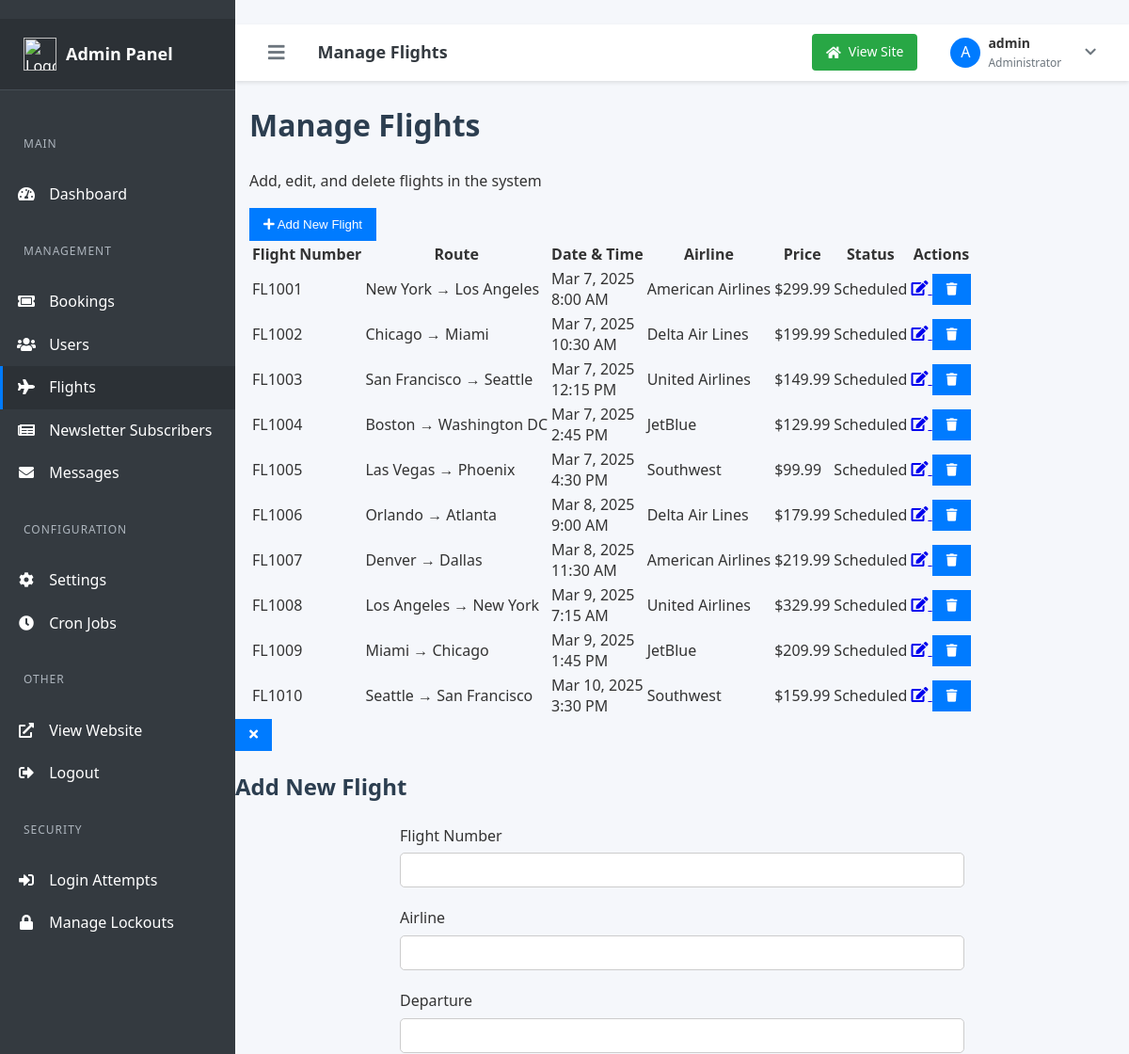
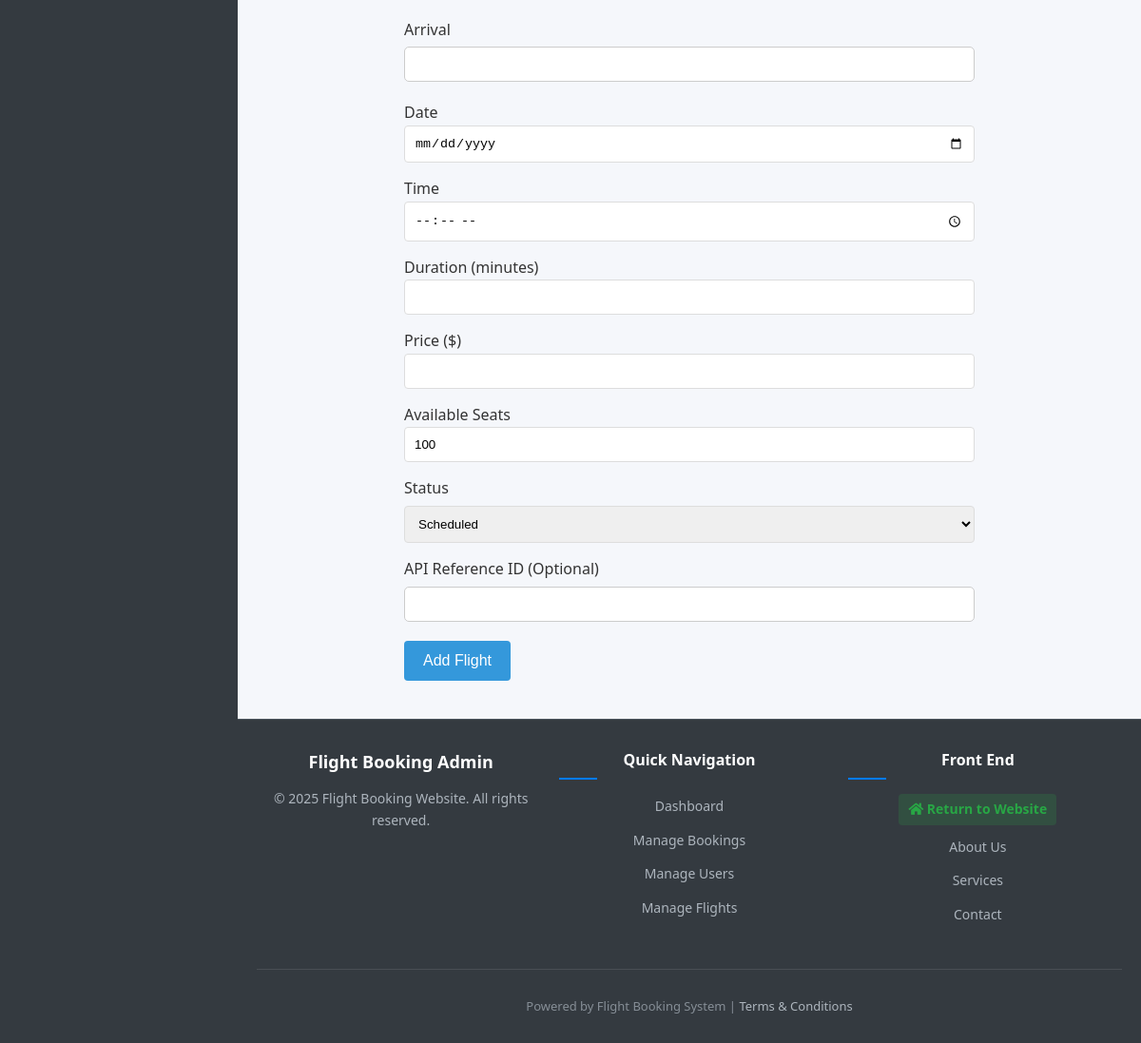
The page /admin/flights.php (signed in) on the database its author committed (2 pictures, top to bottom).
### tables this page shows
CREATE TABLE flights (
    id INT AUTO_INCREMENT PRIMARY KEY,
    flight_number VARCHAR(20) NOT NULL,
    flight_api VARCHAR(255) NULL COMMENT 'Flight ID from the API provider',
    departure VARCHAR(100) NOT NULL,
    arrival VARCHAR(100) NOT NULL,
    date DATE NOT NULL,
    time TIME NOT NULL,
    duration INT NOT NULL DEFAULT 0 COMMENT 'Duration in minutes',
    price DECIMAL(10, 2) NOT NULL,
    available_seats INT NOT NULL DEFAULT 100,
    airline VARCHAR(100) NULL,
    departure_gate VARCHAR(10) NULL,
    arrival_gate VARCHAR(10) NULL,
    departure_terminal VARCHAR(10) NULL,
    arrival_terminal VARCHAR(10) NULL,
    status VARCHAR(20) DEFAULT 'scheduled',
    created_at TIMESTAMP DEFAULT CURRENT_TIMESTAMP,
    updated_at TIMESTAMP DEFAULT CURRENT_TIMESTAMP ON UPDATE CURRENT_TIMESTAMP,
    UNIQUE KEY (flight_number, date)
);

### inc/functions.php (called while the page is built, shortened)
<?php
function getAllFlights() {
    global $pdo;
    $stmt = $pdo->query("SELECT * FROM flights ORDER BY date, time");
    return $stmt->fetchAll(PDO::FETCH_ASSOC);
}
?>

### admin/flights.php (the view, shortened to what this page needs)
<?php
require_once '../inc/db.php';
require_once '../inc/functions.php';
$flights = getAllFlights();
include 'includes/header.php';
?>
<div class="container mx-auto px-4 py-6">
    <div class="mb-6 flex justify-between items-center">
        <div>
            <h1 class="text-2xl font-bold text-gray-800 mb-2">Manage Flights</h1>
            <p class="text-gray-600">Add, edit, and delete flights in the system</p>
        </div>
        <button id="showAddFlightModal" class="px-4 py-2 bg-blue-600 text-white rounded-md hover:bg-blue-700 transition-colors flex items-center">
            <i class="fas fa-plus mr-2"></i> Add New Flight
        </button>
    </div>
    <div class="bg-white rounded-lg shadow-sm border border-gray-200 overflow-hidden">
        <div class="overflow-x-auto">
            <table class="min-w-full divide-y divide-gray-200">
                <thead class="bg-gray-50">
                    <tr>
                        <th scope="col" class="px-6 py-3 text-left text-xs font-medium text-gray-500 uppercase tracking-wider">Flight Number</th>
                        <th scope="col" class="px-6 py-3 text-left text-xs font-medium text-gray-500 uppercase tracking-wider">Route</th>
                        <th scope="col" class="px-6 py-3 text-left text-xs font-medium text-gray-500 uppercase tracking-wider">Date & Time</th>
                        <th scope="col" class="px-6 py-3 text-left text-xs font-medium text-gray-500 uppercase tracking-wider">Airline</th>
                        <th scope="col" class="px-6 py-3 text-left text-xs font-medium text-gray-500 uppercase tracking-wider">Price</th>
                        <th scope="col" class="px-6 py-3 text-left text-xs font-medium text-gray-500 uppercase tracking-wider">Status</th>
                        <th scope="col" class="px-6 py-3 text-left text-xs font-medium text-gray-500 uppercase tracking-wider">Actions</th>
                    </tr>
                </thead>
                <tbody class="bg-white divide-y divide-gray-200">
                    <?php if (empty($flights)): ?>
                        <tr>
                            <td colspan="7" class="px-6 py-4 text-center text-gray-500">No flights found.</td>
                        </tr>
                    <?php else: ?>
                        <?php foreach ($flights as $flight): ?>
                            <tr class="hover:bg-gray-50">
                                <td class="px-6 py-4 whitespace-nowrap font-medium text-gray-900">
                                    <?= htmlspecialchars($flight['flight_number']) ?>
                                </td>
                                <td class="px-6 py-4 whitespace-nowrap">
                                    <div class="text-sm text-gray-900"><?= htmlspecialchars($flight['departure']) ?> → <?= htmlspecialchars($flight['arrival']) ?></div>
                                </td>
                                <td class="px-6 py-4 whitespace-nowrap">
                                    <div class="text-sm text-gray-900"><?= date('M j, Y', strtotime($flight['date'])) ?></div>
                                    <div class="text-sm text-gray-500"><?= date('g:i A', strtotime($flight['time'])) ?></div>
                                </td>
                                <td class="px-6 py-4 whitespace-nowrap text-sm text-gray-500">
                                    <?= htmlspecialchars($flight['airline']) ?>
                                </td>
                                <td class="px-6 py-4 whitespace-nowrap text-sm font-medium text-gray-900">
                                    $<?= number_format($flight['price'], 2) ?>
                                </td>
                                <td class="px-6 py-4 whitespace-nowrap">
                                    <span class="px-2 py-1 inline-flex text-xs leading-5 font-semibold rounded-full
                                        <?php if ($flight['status'] === 'scheduled'): ?>
                                            bg-green-100 text-green-800
                                        <?php elseif ($flight['status'] === 'delayed'): ?>
                                            bg-yellow-100 text-yellow-800
                                        <?php elseif ($flight['status'] === 'cancelled'): ?>
                                            bg-red-100 text-red-800
                                        <?php else: ?>
                                            bg-gray-100 text-gray-800
                                        <?php endif; ?>">
                                        <?= ucfirst(htmlspecialchars($flight['status'])) ?>
                                    </span>
                                </td>
                                <td class="px-6 py-4 whitespace-nowrap text-sm font-medium">
                                    <div class="flex space-x-2">
                                        <a href="edit-flight.php?id=<?= $flight['id'] ?>" class="text-blue-600 hover:text-blue-900" title="Edit Flight">
                                            <i class="fas fa-edit"></i>
                                        </a>
                                        <button onclick="confirmDeleteFlight(<?= $flight['id'] ?>, '<?= htmlspecialchars($flight['flight_number']) ?>')" class="text-red-600 hover:text-red-900" title="Delete Flight">
                                            <i class="fas fa-trash"></i>
                                        </button>
                                    </div>
                                </td>
                            </tr>
                        <?php endforeach; ?>
                    <?php endif; ?>
                </tbody>
            </table>
        </div>
    </div>
</div>
<div id="addFlightModal" class="fixed inset-0 flex items-center justify-center z-50 hidden">
    <div class="bg-white rounded-lg shadow-xl max-w-3xl w-full z-10 p-6 max-h-screen overflow-y-auto relative">
        <button id="closeModal" class="absolute top-4 right-4 text-gray-500 hover:text-gray-700">
            <i class="fas fa-times"></i>
        </button>
        <h2 class="text-xl font-semibold text-gray-800 mb-4">Add New Flight</h2>
        <form action="" method="POST" class="grid grid-cols-1 md:grid-cols-2 gap-4">
            <div class="space-y-2">
                <label for="flight_number" class="block text-sm font-medium text-gray-700">Flight Number</label>
                <input type="text" name="flight_number" id="flight_number" required
                    class="w-full px-3 py-2 border border-gray-300 rounded-md shadow-sm focus:ring-blue-500 focus:border-blue-500">
            </div>
            <div class="space-y-2">
                <label for="airline" class="block text-sm font-medium text-gray-700">Airline</label>
                <input type="text" name="airline" id="airline" required
                    class="w-full px-3 py-2 border border-gray-300 rounded-md shadow-sm focus:ring-blue-500 focus:border-blue-500">
            </div>
            <div class="space-y-2">
                <label for="departure" class="block text-sm font-medium text-gray-700">Departure</label>
                <input type="text" name="departure" id="departure" required
                    class="w-full px-3 py-2 border border-gray-300 rounded-md shadow-sm focus:ring-blue-500 focus:border-blue-500">
            </div>
            <div class="space-y-2">
                <label for="arrival" class="block text-sm font-medium text-gray-700">Arrival</label>
                <input type="text" name="arrival" id="arrival" required
                    class="w-full px-3 py-2 border border-gray-300 rounded-md shadow-sm focus:ring-blue-500 focus:border-blue-500">
            </div>
            <div class="space-y-2">
                <label for="date" class="block text-sm font-medium text-gray-700">Date</label>
                <input type="date" name="date" id="date" required
                    class="w-full px-3 py-2 border border-gray-300 rounded-md shadow-sm focus:ring-blue-500 focus:border-blue-500">
            </div>
            <div class="space-y-2">
                <label for="time" class="block text-sm font-medium text-gray-700">Time</label>
                <input type="time" name="time" id="time" required
                    class="w-full px-3 py-2 border border-gray-300 rounded-md shadow-sm focus:ring-blue-500 focus:border-blue-500">
            </div>
            <div class="space-y-2">
                <label for="duration" class="block text-sm font-medium text-gray-700">Duration (minutes)</label>
                <input type="number" name="duration" id="duration" min="1" required
                    class="w-full px-3 py-2 border border-gray-300 rounded-md shadow-sm focus:ring-blue-500 focus:border-blue-500">
            </div>
            <div class="space-y-2">
                <label for="price" class="block text-sm font-medium text-gray-700">Price ($)</label>
                <input type="number" name="price" id="price" step="0.01" required
                    class="w-full px-3 py-2 border border-gray-300 rounded-md shadow-sm focus:ring-blue-500 focus:border-blue-500">
            </div>
            <div class="space-y-2">
                <label for="available_seats" class="block text-sm font-medium text-gray-700">Available Seats</label>
                <input type="number" name="available_seats" id="available_seats" value="100" min="0"
                    class="w-full px-3 py-2 border border-gray-300 rounded-md shadow-sm focus:ring-blue-500 focus:border-blue-500">
            </div>
            <div class="space-y-2">
                <label for="status" class="block text-sm font-medium text-gray-700">Status</label>
                <select name="status" id="status" required
                    class="w-full px-3 py-2 border border-gray-300 rounded-md shadow-sm focus:ring-blue-500 focus:border-blue-500">
                    <option value="scheduled">Scheduled</option>
                </select>
            </div>
            <div class="space-y-2">
                <label for="flight_api" class="block text-sm font-medium text-gray-700">API Reference ID (Optional)</label>
                <input type="text" name="flight_api" id="flight_api"
                    class="w-full px-3 py-2 border border-gray-300 rounded-md shadow-sm focus:ring-blue-500 focus:border-blue-500">
            </div>
            <div class="md:col-span-2 mt-4">
                <button type="submit" name="add_flight" class="w-full inline-flex justify-center py-2 px-4 border border-transparent shadow-sm text-sm font-medium rounded-md text-white bg-blue-600 hover:bg-blue-700 focus:outline-none focus:ring-2 focus:ring-offset-2 focus:ring-blue-500">
                    Add Flight
                </button>
            </div>
        </form>
    </div>
</div>
<?php include 'includes/footer.php'; ?>

### rows shown on the page
flights: flight_number "FL1001", departure "New York", arrival "Los Angeles", date "Mar 7, 2025", time "8:00 AM", airline "American Airlines", price "299.99", status "Scheduled"
flights: flight_number "FL1002", departure "Chicago", arrival "Miami", date "Mar 7, 2025", time "10:30 AM", airline "Delta Air Lines", price "199.99", status "Scheduled"
flights: flight_number "FL1003", departure "San Francisco", arrival "Seattle", date "Mar 7, 2025", time "12:15 PM", airline "United Airlines", price "149.99", status "Scheduled"
flights: flight_number "FL1004", departure "Boston", arrival "Washington DC", date "Mar 7, 2025", time "2:45 PM", airline "JetBlue", price "129.99", status "Scheduled"
flights: flight_number "FL1005", departure "Las Vegas", arrival "Phoenix", date "Mar 7, 2025", time "4:30 PM", airline "Southwest", price "99.99", status "Scheduled"
flights: flight_number "FL1006", departure "Orlando", arrival "Atlanta", date "Mar 8, 2025", time "9:00 AM", airline "Delta Air Lines", price "179.99", status "Scheduled"
flights: flight_number "FL1007", departure "Denver", arrival "Dallas", date "Mar 8, 2025", time "11:30 AM", airline "American Airlines", price "219.99", status "Scheduled"
flights: flight_number "FL1008", departure "Los Angeles", arrival "New York", date "Mar 9, 2025", time "7:15 AM", airline "United Airlines", price "329.99", status "Scheduled"
flights: flight_number "FL1009", departure "Miami", arrival "Chicago", date "Mar 9, 2025", time "1:45 PM", airline "JetBlue", price "209.99", status "Scheduled"
flights: flight_number "FL1010", departure "Seattle", arrival "San Francisco", date "Mar 10, 2025", time "3:30 PM", airline "Southwest", price "159.99", status "Scheduled"

### other values the page prints
$firstLetter "A"
$_SESSION['username'] "admin"
